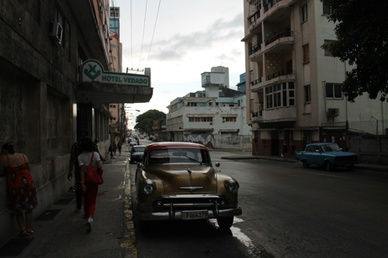
#> input picture Aufgabe1/bild01.jpg, 388 x 258 px, shrunk from 500 x 333 before the run
$ jupyter execute --allow-errors 2D_Aufgabe1.ipynb
#> lines starting #> are read from the running program, lines starting #| are printed output that depends on the picture
Aufgabenteil 1 Bild einlesen

Starten Sie die IDE und legen Sie ein neues Projekt auf dem Z-Laufwerk an.
 2. Lesen Sie ein Bild mit Hilfe von scikit-image ein und lassen Sie sich das Bild anzeigen.
 3. Untersuchen Sie den Datentyp des eingelesenen Bildes. Wie ist ein Numpy Array aufge
baut?
 4. Lassen Sie sich die drei Farbkanale eines Bildes getrennt anzeigen.
 5. Implementieren Sie eine Funktion, die ein eingelesenes Bild wahlweise horizontal oder
 vertikal spiegelt. (Verwenden Sie hierfur keine Numpy Funktionen.)

https://scikit-image.org/docs/stable/user_guide/data_types.html

[cell 1]
import skimage as ski
import os
from natsort import natsorted, ns
import numpy as np
import matplotlib.pyplot as plt

bild01 = ski.io.imread(os.path.join("bild01.jpg"))
#> bild01 is the input picture: shape (258, 388, 3); mean R, G, B 62.8, 61.8, 58.1

print("Shape of bild01:", bild01.shape)
#| Shape of bild01: (258, 388, 3)
print("Data type of bild01:", bild01.dtype)
#| Data type of bild01: uint8

plt.imshow(bild01)

def show_Image(img):
    red = img[:, :, 0]   # alle Zeilen und SPalten mit dem Rot-Kanal ausgwählt
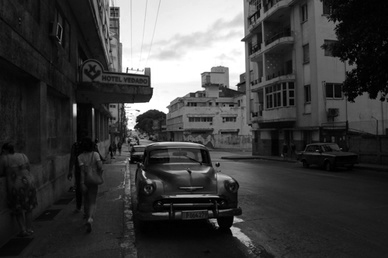
#> red: shape (258, 388); min 0, max 255, mean 62.8
    green = img[:, :, 1]
    blue = img[:, :, 2]
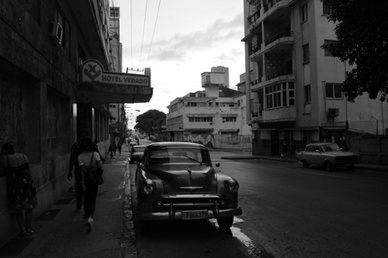
#> blue: shape (258, 388); min 0, max 255, mean 58.1

    plt.figure(figsize=(12, 4))

    plt.subplot(1, 3, 1)   # 1 Zeile, 3 Spalten, 1 Index der aktuellen Teilgrafik
    plt.imshow(red, cmap='Reds')
    plt.title("Red Channel")
    plt.axis('off')

    plt.subplot(1, 3, 2)
    plt.imshow(green, cmap='Greens')
    plt.title("Green Channel")
    plt.axis('off')

    plt.subplot(1, 3, 3)
    plt.imshow(blue, cmap='Blues')
    plt.title("Blue Channel")
    plt.axis('off')

    return plt.show()
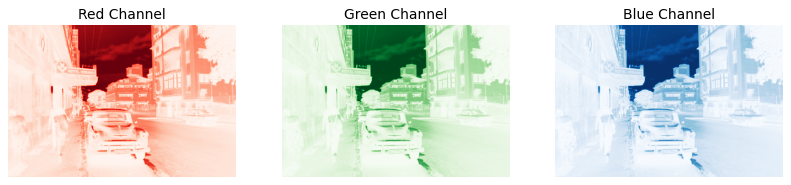
#> figure drawn by matplotlib, 3 panels

def mirror_Image(img, orientation):

#> called with orientation = 'horizontal'
    mirrored = []

    if orientation == "horizontal":
        for row in img:
            new_row = []
            for i in range(len(row)-1, -1, -1):
                new_row.append(row[i])
            mirrored.append(new_row)
#> after the loop, mirrored = 258 items

    elif orientation == "vertical":
        for i in range(len(img)-1, -1, -1):
            mirrored.append(img[i])

    else:
        raise ValueError("Ungültige Ausrichtung. Wählen Sie 'horizontal' oder 'vertical'.")

    return mirrored

show_Image(bild01)
mirror_Imagered = mirror_Image(bild01, "horizontal")
#> mirror_Imagered = 258 items
plt.imshow(mirror_Imagered)
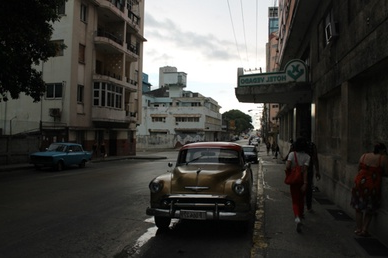
#> shown: shape (258, 388, 3); mean R, G, B 62.8, 61.8, 58.1

Aufgabenteil 2

 Laden Sie das Buch Digitale Bildverarbeitung aus Moodle herunter. Lesen Sie die
 Kapitel 4- 5 (Histogramme und Punktoperationen).
 2. Lesen Sie die Bilder mit Hilfe von scikit-image ein.
 3. Schreiben Sie einen Funktion, die das Histogramm eines 8-Bit-Graustufenbildes (256
 Intensitatsstufen) berechnet.
 • Zunchst muss eine Funktion geschrieben werden, die ein RGB-Bild in ein Graustufen
bild (mit nur einem Kanal) umwandelt.
 • Prototyp: histo = computeHisto(image) # histo as numpy array of size 256
 • Das Histogramm kann mithilfe der Bibliothek matplotlib angezeigt werden. Das
 Anzeigen eines Histogramms (in Form eines 1-dimensionalen Numpy Arrays) ist in
 template.py bereits implementiert

Bilder einlesen

[cell 2]
list_files = os.listdir('.')
list_files = ['bild01.jpg', 'bild02.jpg', 'bild03.jpg', 'bild04.jpg', 'bild05.jpg', 'monkey.jpg', 'sea_wall.jpg', 'wood.jpg']
image_list = []
#> (the rest of this cell did not finish here and is left out)

 Schreiben Sie einen Funktion, die das Histogramm eines 8-Bit-Graustufenbildes (256
 Intensitatsstufen) berechnet.

[cell 3]
def rgb_to_gray(rgb_img):
   # Berechnung der Graustufenwerte (Luminosity-Methode)
    grayscale_image = 0.299 * rgb_img[:, :, 2] + 0.587 * rgb_img[:, :, 1] + 0.114 * rgb_img[:, :, 0]
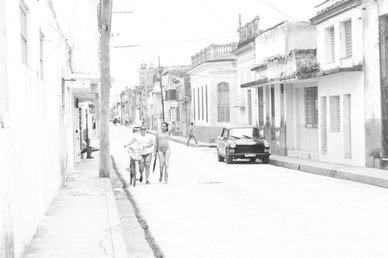
#> grayscale_image: shape (258, 388) float64; min 37.63, max 255, mean 232.3

    # Umwandlung in Ganzzahlen (0-255)
    grayscale_image = grayscale_image.astype(np.uint8)

    return grayscale_image

def histogramm_gray(gray_image):
    hist = np.zeros(256, dtype=int)

    # Schleife über alle Pixel
    for i in range(gray_image.shape[0]):
        for j in range(gray_image.shape[1]):
            intensity = gray_image[i, j]
            hist[intensity] += 1
#> after the loop, hist = 256 values, max 16746 at index 253, min 0 at index 0, mean 391

    return hist

def plot_hist(gray_image, hist):
    """
    Zeigt das Graustufenbild und sein Histogramm in einem Plot.
    """
    plt.figure(figsize=(12, 6))

    # Zeige das Graustufenbild
    plt.subplot(1, 2, 1)
    plt.imshow(gray_image, cmap='gray')
    plt.title("Graustufenbild")
    plt.axis("off")

    # Zeige das Histogramm
    plt.subplot(1, 2, 2)
    plt.bar(np.arange(256), hist, width=1)
    plt.title("Histogramm")
    plt.xlabel("Intensitätsstufen")
    plt.ylabel("Pixelanzahl")

    plt.show()

img_rgb1 = image_list[2]
img_gray1 = rgb_to_gray(img_rgb1)

hist1 = histogramm_gray(img_gray1)
#> hist1 has the same summary as hist in histogramm_gray

img_rgb = image_list[3]
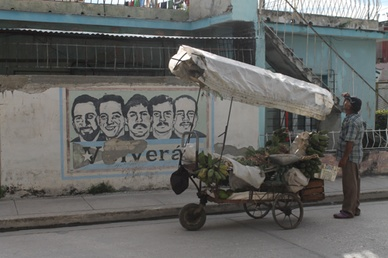
#> img_rgb: shape (258, 388, 3); mean R, G, B 99.7, 100.2, 97.8
img_gray = rgb_to_gray(img_rgb)
#> in rgb_to_gray (call 2), `grayscale_image = 0.299 * rgb_img[:, :, 2] + 0.587 * rgb_img[:, :, 1] ..`:
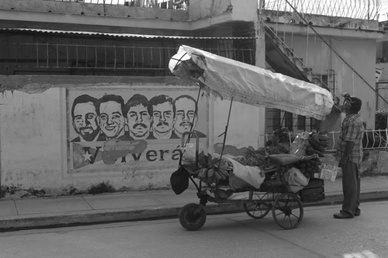
#> grayscale_image: shape (258, 388) float64; min 10.56, max 255, mean 99.4

hist = histogramm_gray(img_gray)
#> hist = 256 values, max 1424 at index 127, min 0 at index 0, mean 391

# Plotten des Graustufenbildes und Histogramms
plot_hist(img_gray1, hist1)
#> in plot_hist, `plt.show()`:
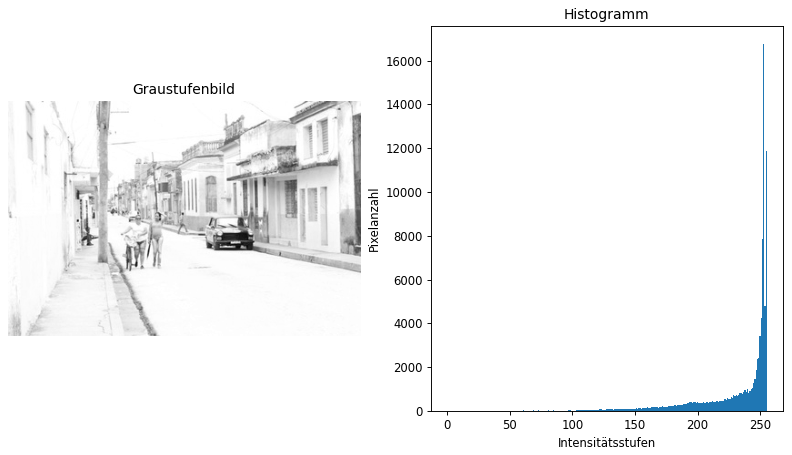
#> figure drawn by matplotlib, 2 panels; panel 2: tallest bar 16746 high, from x = 252.5 to 253.5
plot_hist(img_gray, hist)
#> in plot_hist (call 2), `plt.show()`:
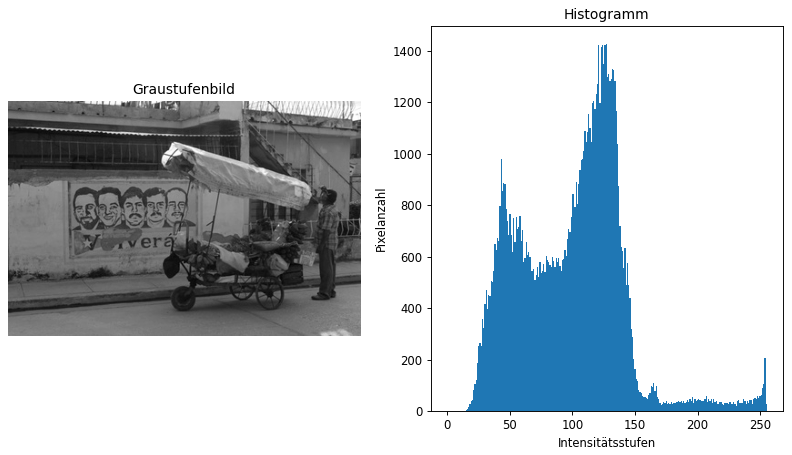
#> figure drawn by matplotlib, 2 panels; panel 2: tallest bar 1424 high, from x = 126.5 to 127.5

4.
a.  Welche Aufnahmefehler sind in 01 und 03 zu erkennen? Woran ist dies im Histogramm erkennbar?
    Bild 1 hat einen deutlichen Belichutngsfehler, viele Werte in den Extremen Hell und Dunkel.
    Bild 3 hat eine extreme Überbelichtung die durch fast nur Werte im Weißbereich im Histogramm erkennbar wird.

b. Bild01 ist das aufgenommene Bild. Bild02 wurde nachbearbeitet. Die Helligkeit wurde erhoeht. Woran ist dies im Histogramm   erkennbar? Welche Daten gehen dabei verloren?
    Die Dunkelwerte wurden gespreitzt, das extremum im Weißbereich ist aber noch vorhanden. es gehen Feinheiten, vor allem in den Randbreichen Schwarz und Weiß, wie Konturen (z.b. die Wolken) verlohren.

c. Bild04 ist das aufgenommene Bild. Bild05 wurde einem Bearbeitungsschritt unterzogen. Was wurde in Bild05 veandert? Woran kann man dies in seinem Histogramm erkennen?
    Es wurde eine Kontrastanpassung gemacht. Das erkennt man daran das in Bild 5 alle Intensitätsstufen genutzt werden und in Bild 4 nicht (erkennbar). Dadurch werden die die Kontraste verstärkt und das Histogramm gespreitzt.

 5. Implementieren Sie eine Funktion, die eine Punktoperation mithilfe einer Lookup-Tabelle
 zum Aufhellen eines Bildes durchfuhrt

 a. In Aufgabe (4b) gingen Daten beim Aufhellen eines Bildes verloren. Wie konnte
 dies vermieden werden?

    Beim Aufhellen eines Bildes können Pixelwerte, die übder den maximal darstellbaren Wert (255) hinausgehen, abgeschnitten werden (Clipping) Dies kann durch Histogrammausgleich verhindert werden

[cell 4]
def contrast_change(img, threshold1=100, threshold2=200, dark_factor=50, mid_factor=20, bright_factor=1):

#> called with threshold1 = 100, threshold2 = 200, dark_factor = 70, mid_factor = 15, bright_factor = 0
    lut = np.zeros(256, dtype=np.uint8)

    # Für dunkle Bereiche
    for i in range(0, threshold1):
        lut[i] = np.clip(int(i + dark_factor), 0, 255)

    # Für mittlere Bereiche
    for i in range(threshold1, threshold2):
        lut[i] = np.clip(int(i + mid_factor), 0, 255)

    # Für helle Bereiche
    for i in range(threshold2, 256):
        lut[i] = np.clip(int(i + bright_factor), 0, 255)

    # Anwenden der LUT auf das Bild
    new_img = lut[img]

    # Berechne die Histogramme der Bilder
    hist_original = histogramm_gray(img)
#> hist_original = 256 values, max 16746 at index 253, min 0 at index 0, mean 391
    hist_new = histogramm_gray(new_img)
#> hist_new has the same summary as hist_original

    # Visualisierung
    plt.figure(figsize=(12, 10))

    # Zeige das Originalbild
    plt.subplot(2, 2, 1)
    plt.imshow(img, cmap='gray')
    plt.title("Originalbild")
    plt.axis("off")

    # Zeige das Histogramm des Originalbildes
    plt.subplot(2, 2, 2)
    plt.bar(np.arange(256), hist_original, width=1)
    plt.title("Histogramm Originalbild")
    plt.xlabel("Intensitätsstufen")
    plt.ylabel("Pixelanzahl")

    # Zeige das aufgehellte Bild
    plt.subplot(2, 2, 3)
    plt.imshow(new_img, cmap='gray')
    plt.title("Aufgehelltes Bild")
    plt.axis("off")

    # Zeige das Histogramm des aufgehellten Bildes
    plt.subplot(2, 2, 4)
    plt.bar(np.arange(256), hist_new, width=1)
    plt.title("Histogramm Aufgehelltes Bild")
    plt.xlabel("Intensitätsstufen")
    plt.ylabel("Pixelanzahl")

    plt.tight_layout()
    plt.show()
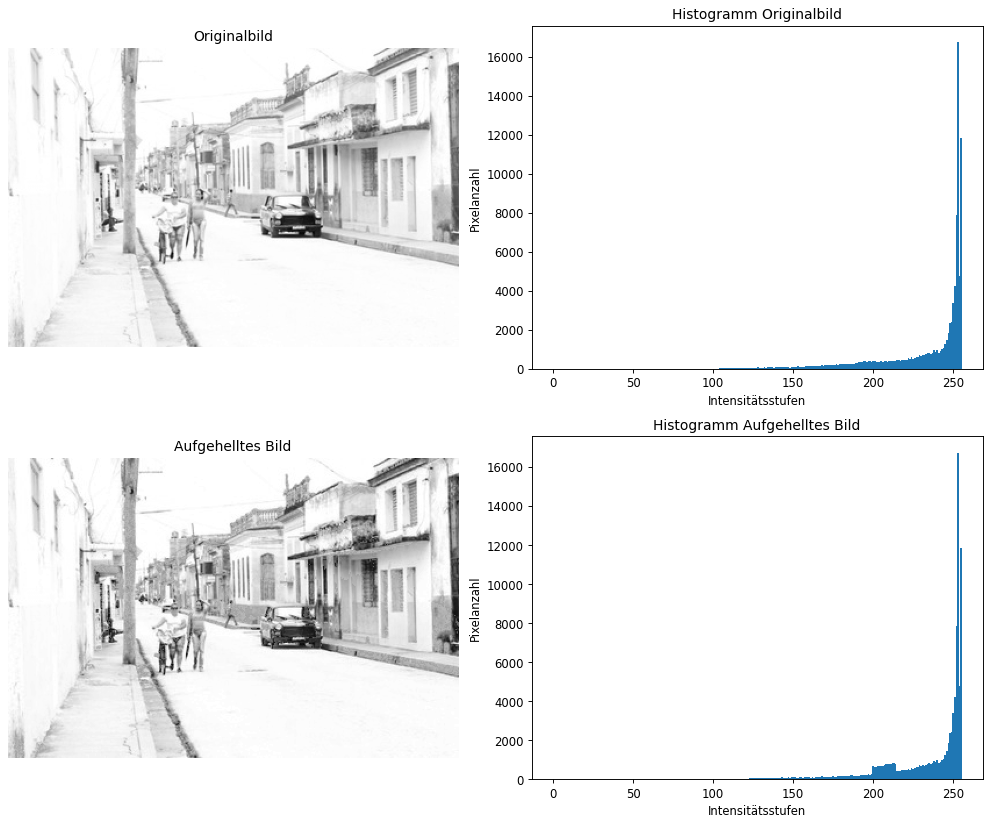
#> figure drawn by matplotlib, 4 panels; panel 2: tallest bar 16746 high, from x = 252.5 to 253.5; panel 4: tallest bar 16746 high, from x = 252.5 to 253.5

    return new_img


contrast_change(img_gray1, threshold1=100, threshold2=200, dark_factor=70, mid_factor=15, bright_factor=0)
